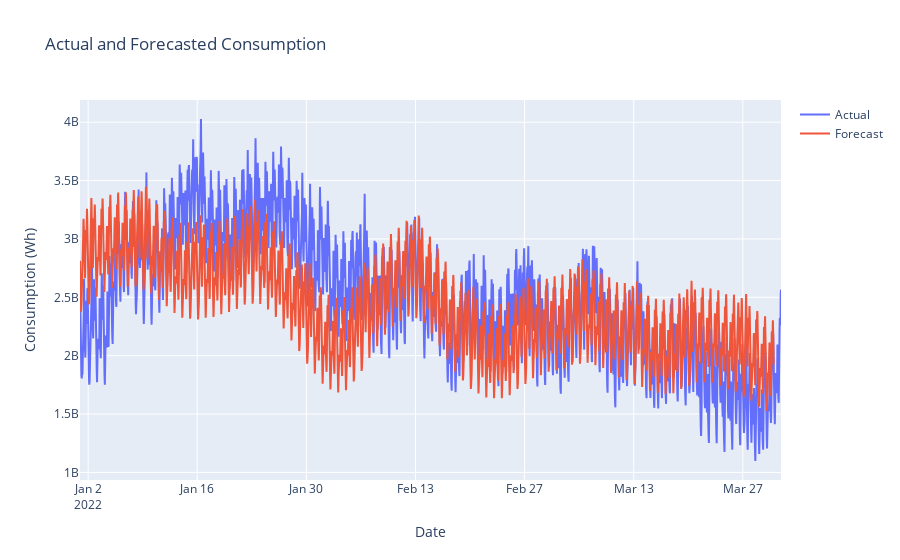

This figure's notebook cell:
### Code cell
# plot fcst_df and prod_df on the same plotly figure
fig = go.Figure()
fig.add_trace(go.Scatter(x=cons_df.index, y=cons_df['Total énergie soutirée (Wh)'], name='Actual'))
fig.add_trace(go.Scatter(x=fcst_df.index, y=fcst_df['Total énergie soutirée (Wh)'], name='Forecast'))
fig.update_layout(
    title='Actual and Forecasted Consumption',
    xaxis_title='Date',
    yaxis_title='Consumption (Wh)'
)

### Figure 1 — Plotly figure (JSON) as saved in the notebook; plotly's stock layout.template omitted (floating-point values rounded to 4 significant figures; data arrays with more than 128 entries replaced by an {"elided": "..."} marker saying what was removed)
{"data": [{"name": "Actual", "x": {"elided": "4318 str values"}, "y": {"elided": "4318 float values"}, "type": "scatter"}, {"name": "Forecast", "x": {"elided": "4273 str values"}, "y": {"elided": "4273 float values"}, "type": "scatter"}], "layout": {"title": {"text": "Actual and Forecasted Consumption"}, "xaxis": {"title": {"text": "Date"}}, "yaxis": {"title": {"text": "Consumption (Wh)"}}}}
